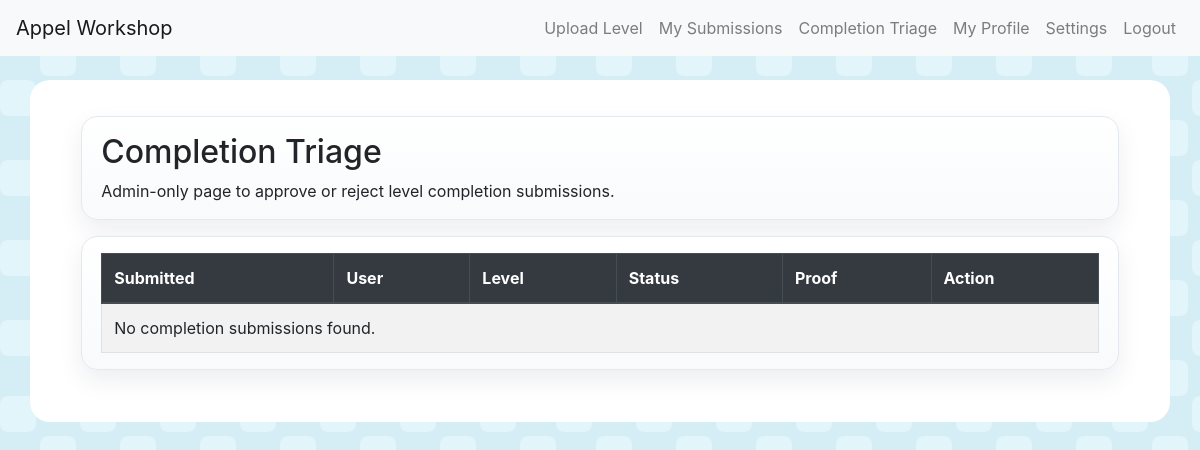
The page /completions/admin-triage/ (signed in) on the database as committed earlier.
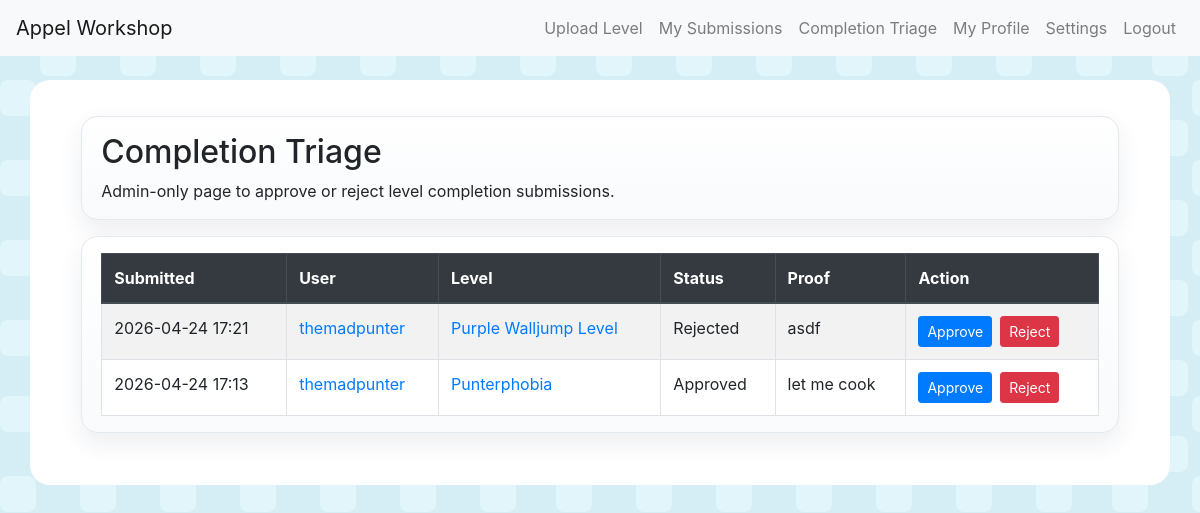
The same page on the database as committed later.
### levels/models.py (models this page shows, shortened)
class LevelCompletion(models.Model):
    STATUS_PENDING = 'pending'
    STATUS_APPROVED = 'approved'
    STATUS_REJECTED = 'rejected'
    STATUS_CHOICES = [
        (STATUS_PENDING, 'Pending'),
        (STATUS_APPROVED, 'Approved'),
        (STATUS_REJECTED, 'Rejected'),
    ]
    user = models.ForeignKey(User, on_delete=models.CASCADE, related_name='level_completions')
    level = models.ForeignKey(Level, on_delete=models.CASCADE, related_name='completion_submissions')
    proof = models.TextField(max_length=5000)
    status = models.CharField(max_length=20, choices=STATUS_CHOICES, default=STATUS_PENDING)
    submitted_at = models.DateTimeField(auto_now_add=True)
    updated_at = models.DateTimeField(auto_now=True)
    reviewed_at = models.DateTimeField(null=True, blank=True)
    reviewed_by = models.ForeignKey(
        User,
        on_delete=models.SET_NULL,
        null=True,
        blank=True,
        related_name='reviewed_level_completions',
    )
    class Meta:
        constraints = [
            models.UniqueConstraint(fields=['user', 'level'], name='unique_completion_per_user_level')
        ]

class Level(models.Model):
    MOD_CHOICES = [
        ('appel', 'Appel'),
        ('appelp', 'Appel+'),
        ('appelm', 'Appel Multiplayer'),
        ('sheepel', 'Sheepel'),
        ('appel-playground', "Appel Playground")
    ]
    name = models.CharField(max_length=100)
    level_code = models.TextField(max_length=10000)
    description = models.TextField(null=True, blank=True, default="", max_length=2000)
    original_uploader = models.CharField(null=True, blank=True, default="", max_length=100, help_text="The original creator of the level. Leave blank if this was you.")
    difficulty = models.FloatField(default=0, help_text="The difficulty (in the Punter scale, more info <a href='https://appel.miraheze.org/wiki/Difficulty'>here</a>)")
    difficulty_rating = models.FloatField(null=True, blank=True)
    quality_rating = models.FloatField(null=True, blank=True)
    level_ratings = models.JSONField(default=list, blank=True)
    mod_category = models.CharField(max_length=50, choices=MOD_CHOICES, default='appel')
    creator = models.ForeignKey(User, on_delete=models.CASCADE, related_name="levels")
    created_at = models.DateTimeField(auto_now_add=True)

### levels/views.py (the view, shortened to what this page needs)
# urls.py: path('completions/admin-triage/', views.admin_completion_triage, name='admin_completion_triage'),
@login_required
def admin_completion_triage(request):
    if not request.user.is_staff:
        return HttpResponseForbidden('Admin access required.')
    submissions = LevelCompletion.objects.select_related('user', 'level', 'reviewed_by').order_by('-submitted_at')
    return render(
        request,
        'levels/admin_completion_triage.html',
        {
            'submissions': submissions,
        },
    )

### levels/templates/levels/admin_completion_triage.html (shortened to what this page needs)
{% extends "base.html" %}
{% block content %}
<div class="container">
    <div class="bubble-section">
        <h2 class="mb-0">Completion Triage</h2>
        <p class="mt-2 mb-0">Admin-only page to approve or reject level completion submissions.</p>
    </div>
    <div class="bubble-section bubble-table">
        <table class="table table-striped table-bordered">
            <thead class="thead-dark">
                <tr>
                    <th>Submitted</th>
                    <th>User</th>
                    <th>Level</th>
                    <th>Status</th>
                    <th>Proof</th>
                    <th>Action</th>
                </tr>
            </thead>
            <tbody>
                {% for submission in submissions %}
                    <tr>
                        <td>{{ submission.submitted_at|date:"Y-m-d H:i" }}</td>
                        <td><a href="{% url 'levels:user_profile' submission.user.username %}">{{ submission.user.username }}</a></td>
                        <td><a href="{% url 'levels:level_detail' submission.level.id %}">{{ submission.level.name }}</a></td>
                        <td>{{ submission.get_status_display }}</td>
                        <td>{{ submission.proof|truncatechars:220 }}</td>
                        <td>
                            <div class="bubble-actions">
                                <form method="post">
                                    <button type="submit" class="btn btn-primary btn-sm">Approve</button>
                                </form>
                                <form method="post">
                                    <button type="submit" class="btn btn-danger btn-sm">Reject</button>
                                </form>
                            </div>
                        </td>
                    </tr>
                {% empty %}
                    <tr>
                        <td colspan="6">No completion submissions found.</td>
                    </tr>
                {% endfor %}
            </tbody>
        </table>
    </div>
</div>
{% endblock %}

### levels/templates/base.html (shortened to what this page needs)
{% load static %}
<!DOCTYPE html>
<html lang="en">
<head>
    <link rel="stylesheet" href="https://stackpath.bootstrapcdn.com/bootstrap/4.5.2/css/bootstrap.min.css" />
    <link rel="stylesheet" href="{% static 'css/style.css' %}" />
</head>
<body>
    <nav class="navbar navbar-expand-lg navbar-light bg-light">
        <a class="navbar-brand" href="{% url 'levels:home' %}">Appel Workshop</a>
        <div class="collapse navbar-collapse" id="navbarNav">
            <ul class="navbar-nav ml-auto">
                {% if user.is_authenticated %}
                    <li class="nav-item"><a class="nav-link" href="{% url 'levels:upload' %}">Upload Level</a></li>
                    <li class="nav-item"><a class="nav-link" href="{% url 'levels:my_completion_submissions' %}">My Submissions</a></li>
                    {% if user.is_staff %}
                    <li class="nav-item"><a class="nav-link" href="{% url 'levels:admin_completion_triage' %}">Completion Triage</a></li>
                    {% endif %}
                    <li class="nav-item"><a class="nav-link" href="{% url 'levels:user_profile' user.username %}">My Profile</a></li>
                    <li class="nav-item"><a class="nav-link" href="{% url 'levels:user_settings' %}">Settings</a></li>
                    <li class="nav-item"><a class="nav-link" href="{% url 'levels:logout' %}">Logout</a></li>
                {% else %}
                    <li class="nav-item"><a class="nav-link" href="{% url 'levels:login' %}">Login</a></li>
                    <li class="nav-item"><a class="nav-link" href="{% url 'levels:signup' %}">Sign Up</a></li>
                {% endif %}
            </ul>
        </div>
    </nav>
    <div class="container mt-4 main-content">
        {% block content %}{% endblock %}
    </div>
</body>
</html>

### static/css/style.css (style rules this page uses)
body { background-image: url("../img/bg.svg"); background-repeat: repeat; background-color: #cccccc; }
.main-content { padding-left: 3%; padding-right: 3%; padding-top: 3%; padding-bottom: 3%; background-color: #ffffff; border-radius: 20px; margin-bottom: 5% }
.bubble-section { background: linear-gradient(180deg, #ffffff 0%, #f8fafc 100%); border: 1px solid #e4e8ef; border-radius: 16px; box-shadow: 0 10px 24px rgba(24, 39, 75, 0.08); padding: 1rem 1.2rem; margin-bottom: 1rem; }
.bubble-actions { display: flex; flex-wrap: wrap; gap: 0.5rem; }
.bubble-table { overflow-x: auto; }
.bubble-table .table { margin-bottom: 0; background-color: #ffffff; }

Rows that differ between the two databases and show on the page:
added LevelCompletion: submitted_at "2026-04-24 17:21", user.username "themadpunter", level.name "Purple Walljump Level", status "Rejected", proof "asdf"
added LevelCompletion: submitted_at "2026-04-24 17:13", user.username "themadpunter", level.name "Punterphobia", status "Approved", proof "let me cook"
Other text that changed with them:
text no longer shown: "No completion submissions found."
